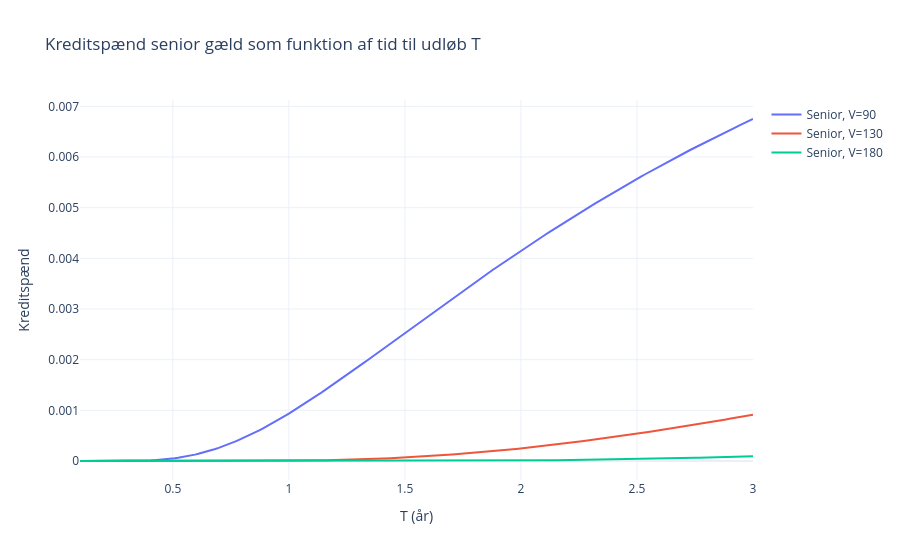
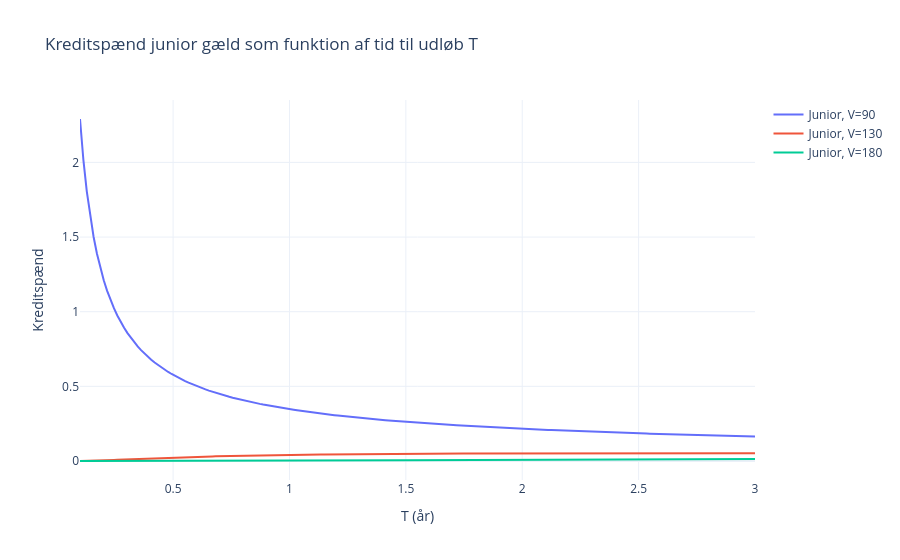

The cell these charts' notebook holds for them, in order:
### Markdown cell above
### Opgave 2
Kreditspænd for senior gæld og junior gæld som funktion af tid til udløb $T$. Inkluder tilfældene $V = 90$, $V = 130$ (grunddata) og $V = 180$.

### Code cell
def senior_debt_value(V, DS, DJ, sigma, r, T):
    return V - bs.call(V, DS, sigma, r, T)

def junior_debt_value(V, DS, DJ, sigma, r, T):
    return bs.call(V, DS, sigma, r, T) - bs.call(V, DS + DJ, sigma, r, T)

def credit_spread_senior(V, DS, DJ, sigma, r, T):
    if T <= 0:
        return np.nan
    B = senior_debt_value(V, DS, DJ, sigma, r, T)
    if B <= 0:
        return np.inf
    return max(0.0, -np.log(B / DS) / T - r)

def credit_spread_junior(V, DS, DJ, sigma, r, T):
    if T <= 0:
        return np.nan
    B = junior_debt_value(V, DS, DJ, sigma, r, T)
    if B <= 0:
        return np.inf
    return max(0.0, -np.log(B / DJ) / T - r)

T_grid = np.linspace(0.1, 3, 200)
V_values = [90, 130, 180]

fig = go.Figure()
for V in V_values:
    s_senior = [credit_spread_senior(V, DS, DJ, sigma, r, t) for t in T_grid]
    fig.add_trace(go.Scatter(x=T_grid, y=s_senior, mode="lines", name=f"Senior, V={V}"))
fig.update_layout(
    title="Kreditspænd senior gæld som funktion af tid til udløb T",
    xaxis_title="T (år)",
    yaxis_title="Kreditspænd",
    template="plotly_white",
)
fig.show()

fig2 = go.Figure()
for V in V_values:
    s_junior = [credit_spread_junior(V, DS, DJ, sigma, r, t) for t in T_grid]
    fig2.add_trace(go.Scatter(x=T_grid, y=s_junior, mode="lines", name=f"Junior, V={V}"))
fig2.update_layout(
    title="Kreditspænd junior gæld som funktion af tid til udløb T",
    xaxis_title="T (år)",
    yaxis_title="Kreditspænd",
    template="plotly_white",
)
fig2.show()

### Figure 1 — Plotly figure (JSON) as saved in the notebook; plotly's stock layout.template omitted (floating-point values rounded to 4 significant figures; data arrays with more than 128 entries replaced by an {"elided": "..."} marker saying what was removed)
{"data": [{"mode": "lines", "name": "Senior, V=90", "type": "scatter", "x": {"elided": "200 float values"}, "y": {"elided": "200 float values"}}, {"mode": "lines", "name": "Senior, V=130", "type": "scatter", "x": {"elided": "200 float values"}, "y": {"elided": "200 float values"}}, {"mode": "lines", "name": "Senior, V=180", "type": "scatter", "x": {"elided": "200 float values"}, "y": {"elided": "200 float values"}}], "layout": {"title": {"text": "Kreditspænd senior gæld som funktion af tid til udløb T"}, "xaxis": {"title": {"text": "T (år)"}}, "yaxis": {"title": {"text": "Kreditspænd"}}}}

### Figure 2 — Plotly figure (JSON) as saved in the notebook; plotly's stock layout.template omitted (floating-point values rounded to 4 significant figures; data arrays with more than 128 entries replaced by an {"elided": "..."} marker saying what was removed)
{"data": [{"mode": "lines", "name": "Junior, V=90", "type": "scatter", "x": {"elided": "200 float values"}, "y": {"elided": "200 float values"}}, {"mode": "lines", "name": "Junior, V=130", "type": "scatter", "x": {"elided": "200 float values"}, "y": {"elided": "200 float values"}}, {"mode": "lines", "name": "Junior, V=180", "type": "scatter", "x": {"elided": "200 float values"}, "y": {"elided": "200 float values"}}], "layout": {"title": {"text": "Kreditspænd junior gæld som funktion af tid til udløb T"}, "xaxis": {"title": {"text": "T (år)"}}, "yaxis": {"title": {"text": "Kreditspænd"}}}}
